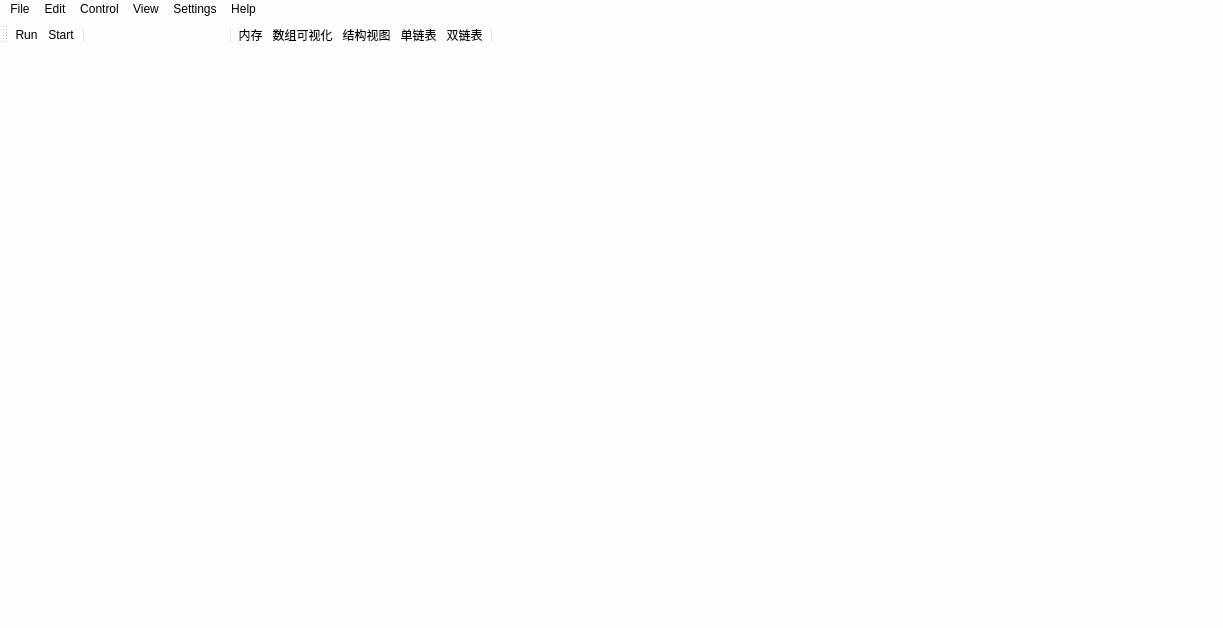
<?xml version="1.0" encoding="UTF-8"?>
<ui version="4.0">
 <class>sdsMainWindow</class>
 <widget class="QMainWindow" name="sdsMainWindow">
  <property name="geometry">
   <rect>
    <x>0</x>
    <y>0</y>
    <width>1223</width>
    <height>628</height>
   </rect>
  </property>
  <property name="windowTitle">
   <string>See Your DataStructure</string>
  </property>
  <property name="styleSheet">
   <string notr="true">background-color: rgb(254, 254, 254);

border-top-left-radius:10px;
border-top-right-radius:10px;

border-bottom-left-radius:10px;

border-bottom-right-radius:10px;
</string>
  </property>
  <widget class="GdbWidget" name="gdbWidget">
   <property name="enabled">
    <bool>true</bool>
   </property>
  </widget>
  <widget class="QMenuBar" name="menubar">
   <property name="geometry">
    <rect>
     <x>0</x>
     <y>0</y>
     <width>1223</width>
     <height>26</height>
    </rect>
   </property>
   <widget class="QMenu" name="menuFile">
    <property name="title">
     <string>File</string>
    </property>
    <addaction name="actionFileDebug"/>
    <addaction name="actionFileArguments"/>
    <addaction name="actionFileQuit"/>
   </widget>
   <widget class="QMenu" name="menuEdit">
    <property name="title">
     <string>Edit</string>
    </property>
   </widget>
   <widget class="QMenu" name="menuView">
    <property name="title">
     <string>View</string>
    </property>
    <widget class="QMenu" name="menuConsole">
     <property name="toolTip">
      <string/>
     </property>
     <property name="statusTip">
      <string/>
     </property>
     <property name="title">
      <string>Console</string>
     </property>
     <property name="icon">
      <iconset>
       <normaloff>:/seer/resources/console.png</normaloff>:/seer/resources/console.png</iconset>
     </property>
     <addaction name="actionConsoleNormal"/>
     <addaction name="actionConsoleMinimized"/>
     <addaction name="actionConsoleHidden"/>
    </widget>
    <addaction name="actionViewMemoryVisualizer"/>
    <addaction name="actionViewArrayVisualizer"/>
    <addaction name="menuConsole"/>
   </widget>
   <widget class="QMenu" name="menuSettings">
    <property name="title">
     <string>Settings</string>
    </property>
    <addaction name="actionSettingsConfiguration"/>
    <addaction name="actionSettingsSaveConfiguration"/>
   </widget>
   <widget class="QMenu" name="menuHelp">
    <property name="title">
     <string>Help</string>
    </property>
    <addaction name="actionHelpAbout"/>
   </widget>
   <widget class="QMenu" name="menuControl">
    <property name="title">
     <string>Control</string>
    </property>
    <addaction name="actionControlRun"/>
    <addaction name="actionControlStart"/>
    <addaction name="actionControlContinue"/>
    <addaction name="actionControlNext"/>
    <addaction name="actionControlStep"/>
    <addaction name="actionControlFinish"/>
    <addaction name="separator"/>
    <addaction name="actionControlInterrupt"/>
   </widget>
   <addaction name="menuFile"/>
   <addaction name="menuEdit"/>
   <addaction name="menuControl"/>
   <addaction name="menuView"/>
   <addaction name="menuSettings"/>
   <addaction name="menuHelp"/>
  </widget>
  <widget class="QStatusBar" name="statusbar"/>
  <widget class="QToolBar" name="toolBar">
   <property name="windowTitle">
    <string>toolBar</string>
   </property>
   <property name="toolButtonStyle">
    <enum>Qt::ToolButtonTextBesideIcon</enum>
   </property>
   <attribute name="toolBarArea">
    <enum>TopToolBarArea</enum>
   </attribute>
   <attribute name="toolBarBreak">
    <bool>true</bool>
   </attribute>
   <addaction name="actionGdbRun"/>
   <addaction name="actionGdbStart"/>
   <addaction name="separator"/>
   <addaction name="actionGdbContinue"/>
   <addaction name="actionGdbNext"/>
   <addaction name="actionGdbStep"/>
   <addaction name="actionGdbFinish"/>
   <addaction name="actionInterruptProcess"/>
   <addaction name="separator"/>
   <addaction name="actionMemoryVisualizer"/>
   <addaction name="actionViewArrayVisualizer"/>
   <addaction name="actionstruct"/>
   <addaction name="actionsolo"/>
   <addaction name="actiondouble"/>
   <addaction name="separator"/>
  </widget>
  <action name="actionGdbQuit">
   <property name="text">
    <string>Quit</string>
   </property>
   <property name="toolTip">
    <string>Exit GDB.</string>
   </property>
  </action>
  <action name="actionFileQuit">
   <property name="icon">
    <iconset resource="SeeDataStructureRc.qrc">
     <normaloff>:/resources/exit.png</normaloff>:/resources/exit.png</iconset>
   </property>
   <property name="text">
    <string>Quit</string>
   </property>
   <property name="toolTip">
    <string>Quit</string>
   </property>
   <property name="statusTip">
    <string>Quit the  Seer debugger.</string>
   </property>
  </action>
  <action name="actionGdbStart">
   <property name="icon">
    <iconset resource="SeeDataStructureRc.qrc">
     <normaloff>:/resources/restart.png</normaloff>:/resources/restart.png</iconset>
   </property>
   <property name="text">
    <string>Start</string>
   </property>
  </action>
  <action name="actionGdbRun">
   <property name="icon">
    <iconset resource="SeeDataStructureRc.qrc">
     <normaloff>:/resources/restart.png</normaloff>:/resources/restart.png</iconset>
   </property>
   <property name="text">
    <string>Run</string>
   </property>
  </action>
  <action name="actionGdbNext">
   <property name="icon">
    <iconset resource="SeeDataStructureRc.qrc">
     <normaloff>:/resources/step_over.png</normaloff>:/resources/step_over.png</iconset>
   </property>
   <property name="text">
    <string> </string>
   </property>
   <property name="toolTip">
    <string>next</string>
   </property>
  </action>
  <action name="actionGdbStep">
   <property name="icon">
    <iconset resource="SeeDataStructureRc.qrc">
     <normaloff>:/resources/step_into.png</normaloff>:/resources/step_into.png</iconset>
   </property>
   <property name="text">
    <string> </string>
   </property>
   <property name="toolTip">
    <string>step</string>
   </property>
  </action>
  <action name="actionGdbFinish">
   <property name="icon">
    <iconset resource="SeeDataStructureRc.qrc">
     <normaloff>:/resources/step_out.png</normaloff>:/resources/step_out.png</iconset>
   </property>
   <property name="text">
    <string> </string>
   </property>
   <property name="toolTip">
    <string>finish</string>
   </property>
  </action>
  <action name="actionGdbContinue">
   <property name="icon">
    <iconset resource="SeeDataStructureRc.qrc">
     <normaloff>:/resources/continue.png</normaloff>:/resources/continue.png</iconset>
   </property>
   <property name="text">
    <string> </string>
   </property>
   <property name="toolTip">
    <string>contiinue</string>
   </property>
  </action>
  <action name="actionFileDebug">
   <property name="icon">
    <iconset resource="SeeDataStructureRc.qrc">
     <normaloff>:/resources/debug.png</normaloff>:/resources/debug.png</iconset>
   </property>
   <property name="text">
    <string>Debug...</string>
   </property>
   <property name="toolTip">
    <string>Debug</string>
   </property>
   <property name="statusTip">
    <string>Load an executable to debug.</string>
   </property>
  </action>
  <action name="actionFileArguments">
   <property name="icon">
    <iconset resource="SeeDataStructureRc.qrc">
     <normaloff>:/resources/arguments.png</normaloff>:/resources/arguments.png</iconset>
   </property>
   <property name="text">
    <string>Arguments...</string>
   </property>
   <property name="toolTip">
    <string>Arguments</string>
   </property>
   <property name="statusTip">
    <string>Specify new arguments to the current executable.</string>
   </property>
  </action>
  <action name="actionInterruptProcess">
   <property name="icon">
    <iconset resource="SeeDataStructureRc.qrc">
     <normaloff>:/resources/stop.png</normaloff>:/resources/stop.png</iconset>
   </property>
   <property name="text">
    <string> </string>
   </property>
   <property name="toolTip">
    <string>&lt;html&gt;&lt;head/&gt;&lt;body&gt;&lt;p&gt;Send a 'Terminate' signal to the process.&lt;br/&gt;&lt;br/&gt;Hold down for alternate signals.&lt;/p&gt;&lt;/body&gt;&lt;/html&gt;</string>
   </property>
  </action>
  <action name="actionHelpAbout">
   <property name="icon">
    <iconset>
     <normaloff>:/seer/resources/seer_32x32.png</normaloff>:/seer/resources/seer_32x32.png</iconset>
   </property>
   <property name="text">
    <string>About Seer</string>
   </property>
   <property name="statusTip">
    <string>About Seer</string>
   </property>
  </action>
  <action name="actionMemoryVisualizer">
   <property name="icon">
    <iconset resource="SeeDataStructureRc.qrc">
     <normaloff>:/resources/memory.png</normaloff>:/resources/memory.png</iconset>
   </property>
   <property name="text">
    <string>内存</string>
   </property>
   <property name="toolTip">
    <string>Launch a blank Memory Visualizer.</string>
   </property>
  </action>
  <action name="actionArrayVisualizer">
   <property name="icon">
    <iconset resource="SeeDataStructureRc.qrc">
     <normaloff>:/resources/array.png</normaloff>:/resources/array.png</iconset>
   </property>
   <property name="text">
    <string>Array</string>
   </property>
   <property name="toolTip">
    <string>Launch a blank Array Visualizer.</string>
   </property>
  </action>
  <action name="actionViewMemoryVisualizer">
   <property name="icon">
    <iconset resource="SeeDataStructureRc.qrc">
     <normaloff>:/resources/memory.png</normaloff>:/resources/memory.png</iconset>
   </property>
   <property name="text">
    <string>Memory Visualizer</string>
   </property>
   <property name="statusTip">
    <string>Launch a blank Memory Visualizer.</string>
   </property>
  </action>
  <action name="actionViewArrayVisualizer">
   <property name="icon">
    <iconset resource="SeeDataStructureRc.qrc">
     <normaloff>:/resources/icons/3516600_analysis_chart_graph_options_report_icon.svg</normaloff>:/resources/icons/3516600_analysis_chart_graph_options_report_icon.svg</iconset>
   </property>
   <property name="text">
    <string>数组可视化</string>
   </property>
   <property name="statusTip">
    <string>Launch a blank Array Visualizer.</string>
   </property>
  </action>
  <action name="actionControlRun">
   <property name="icon">
    <iconset resource="SeeDataStructureRc.qrc">
     <normaloff>:/resources/restart.png</normaloff>:/resources/restart.png</iconset>
   </property>
   <property name="text">
    <string>Run</string>
   </property>
   <property name="toolTip">
    <string>Run</string>
   </property>
   <property name="statusTip">
    <string>Start the program in GDB. Honor breakpoints, if any.</string>
   </property>
  </action>
  <action name="actionControlStart">
   <property name="icon">
    <iconset resource="SeeDataStructureRc.qrc">
     <normaloff>:/resources/restart.png</normaloff>:/resources/restart.png</iconset>
   </property>
   <property name="text">
    <string>Start</string>
   </property>
   <property name="toolTip">
    <string>Start</string>
   </property>
   <property name="statusTip">
    <string>Start the program in GDB. Stop in main().</string>
   </property>
  </action>
  <action name="actionControlContinue">
   <property name="icon">
    <iconset resource="SeeDataStructureRc.qrc">
     <normaloff>:/resources/continue.png</normaloff>:/resources/continue.png</iconset>
   </property>
   <property name="text">
    <string>Continue</string>
   </property>
   <property name="toolTip">
    <string>Continue</string>
   </property>
   <property name="statusTip">
    <string>Continue executing the program. Stop at any breakpoints, or when the program exits.</string>
   </property>
  </action>
  <action name="actionControlNext">
   <property name="icon">
    <iconset resource="SeeDataStructureRc.qrc">
     <normaloff>:/resources/step_over.png</normaloff>:/resources/step_over.png</iconset>
   </property>
   <property name="text">
    <string>Next</string>
   </property>
   <property name="toolTip">
    <string>Next</string>
   </property>
   <property name="statusTip">
    <string>Execute next step, step over functions.</string>
   </property>
  </action>
  <action name="actionControlStep">
   <property name="icon">
    <iconset resource="SeeDataStructureRc.qrc">
     <normaloff>:/resources/step_into.png</normaloff>:/resources/step_into.png</iconset>
   </property>
   <property name="text">
    <string> </string>
   </property>
   <property name="toolTip">
    <string>Step</string>
   </property>
   <property name="statusTip">
    <string>Execute next step, step into functions.</string>
   </property>
  </action>
  <action name="actionControlFinish">
   <property name="icon">
    <iconset resource="SeeDataStructureRc.qrc">
     <normaloff>:/resources/step_out.png</normaloff>:/resources/step_out.png</iconset>
   </property>
   <property name="text">
    <string> </string>
   </property>
   <property name="toolTip">
    <string>Finish</string>
   </property>
   <property name="statusTip">
    <string>Execute the remaining function, stop after it exits.</string>
   </property>
  </action>
  <action name="actionControlInterrupt">
   <property name="icon">
    <iconset resource="SeeDataStructureRc.qrc">
     <normaloff>:/resources/stop.png</normaloff>:/resources/stop.png</iconset>
   </property>
   <property name="text">
    <string> </string>
   </property>
   <property name="toolTip">
    <string>Interrupt</string>
   </property>
   <property name="statusTip">
    <string>Send a 'Terminate' signal to the process.</string>
   </property>
  </action>
  <action name="actionSettingsConfiguration">
   <property name="icon">
    <iconset resource="SeeDataStructureRc.qrc">
     <normaloff>:/resources/arguments.png</normaloff>:/resources/arguments.png</iconset>
   </property>
   <property name="text">
    <string>Configuration...</string>
   </property>
   <property name="statusTip">
    <string>Configure Seer.</string>
   </property>
  </action>
  <action name="actionSettingsSaveConfiguration">
   <property name="icon">
    <iconset resource="SeeDataStructureRc.qrc">
     <normaloff>:/resources/RelaxLightIcons/document-save.svg</normaloff>:/resources/RelaxLightIcons/document-save.svg</iconset>
   </property>
   <property name="text">
    <string>Save Configuration...</string>
   </property>
   <property name="statusTip">
    <string>Save the configurations so future Seer sessions will use them.</string>
   </property>
  </action>
  <action name="actionConsoleNormal">
   <property name="icon">
    <iconset>
     <normaloff>:/seer/resources/maximize.png</normaloff>:/seer/resources/maximize.png</iconset>
   </property>
   <property name="text">
    <string>Normal</string>
   </property>
   <property name="statusTip">
    <string>Show the console window.</string>
   </property>
  </action>
  <action name="actionConsoleHidden">
   <property name="icon">
    <iconset>
     <normaloff>:/seer/resources/hide.png</normaloff>:/seer/resources/hide.png</iconset>
   </property>
   <property name="text">
    <string>Hidden</string>
   </property>
   <property name="statusTip">
    <string>Hide the console window.</string>
   </property>
  </action>
  <action name="actionConsoleMinimized">
   <property name="icon">
    <iconset>
     <normaloff>:/seer/resources/minimize.png</normaloff>:/seer/resources/minimize.png</iconset>
   </property>
   <property name="text">
    <string>Minimized</string>
   </property>
   <property name="statusTip">
    <string>Minimize the console window.</string>
   </property>
  </action>
  <action name="actionArr">
   <property name="icon">
    <iconset resource="SeeDataStructureRc.qrc">
     <normaloff>:/resources/icons/3516600_analysis_chart_graph_options_report_icon.svg</normaloff>:/resources/icons/3516600_analysis_chart_graph_options_report_icon.svg</iconset>
   </property>
   <property name="text">
    <string>Arr</string>
   </property>
  </action>
  <action name="actionstruct">
   <property name="icon">
    <iconset resource="SeeDataStructureRc.qrc">
     <normaloff>:/resources/icons/2955247_chart_node_analytics_diagram_growth_icon.svg</normaloff>:/resources/icons/2955247_chart_node_analytics_diagram_growth_icon.svg</iconset>
   </property>
   <property name="text">
    <string>结构视图</string>
   </property>
  </action>
  <action name="actionsolo">
   <property name="icon">
    <iconset resource="SeeDataStructureRc.qrc">
     <normaloff>:/resources/icons/2203530_connect_direction_path_way_icon.png</normaloff>:/resources/icons/2203530_connect_direction_path_way_icon.png</iconset>
   </property>
   <property name="text">
    <string>单链表</string>
   </property>
  </action>
  <action name="actiondouble">
   <property name="icon">
    <iconset resource="SeeDataStructureRc.qrc">
     <normaloff>:/resources/icons/2317763_link_screenhero_screenshare_share_talk_icon.svg</normaloff>:/resources/icons/2317763_link_screenhero_screenshare_share_talk_icon.svg</iconset>
   </property>
   <property name="text">
    <string>双链表</string>
   </property>
  </action>
  <action name="actionclose">
   <property name="icon">
    <iconset resource="SeeDataStructureRc.qrc">
     <normaloff>:/resources/hide.png</normaloff>:/resources/hide.png</iconset>
   </property>
   <property name="text">
    <string> </string>
   </property>
  </action>
 </widget>
 <customwidgets>
  <customwidget>
   <class>GdbWidget</class>
   <extends>QWidget</extends>
   <header>gdbwidget.h</header>
   <container>1</container>
  </customwidget>
 </customwidgets>
 <resources>
  <include location="SeeDataStructureRc.qrc"/>
 </resources>
 <connections>
  <connection>
   <sender>actionclose</sender>
   <signal>triggered()</signal>
   <receiver>sdsMainWindow</receiver>
   <slot>close()</slot>
   <hints>
    <hint type="sourcelabel">
     <x>-1</x>
     <y>-1</y>
    </hint>
    <hint type="destinationlabel">
     <x>611</x>
     <y>313</y>
    </hint>
   </hints>
  </connection>
 </connections>
</ui>
